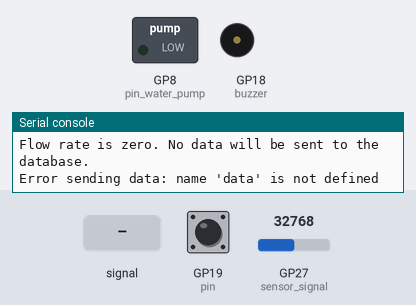
Simulated run of this program. Board: Raspberry Pi Pico running MicroPython. Parts: switched loads named in the program (green lamp = pin HIGH), buzzer (waves = sounding, pin HIGH), the last lines printed to the serial console. The test bench sets the inputs (shaded band); at power-on: GP27 (sensor_signal) = 32768, GP19 (pin) HIGH (analog values on the 0–65535 scale). WiFi joins after 1.5 s; the clock reads 2024-03-15 10:24:30 at power-on unless the program sets it; requests to the public web service named in the program get a made-up reply in its usual format after 0.4 s (London, UTC, broken clouds, 64 % humidity, 1013 hPa unless stated).

Above: at 2.7 s.
2.8 s: GP27 (sensor_signal) fed a 200 Hz sine of ±16383 counts around its level
At 7.7 s:
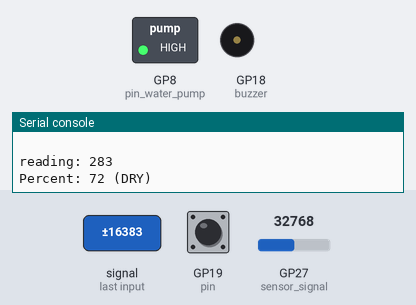
13.8 s: GP27 (sensor_signal) set to 65535
At 14.8 s:
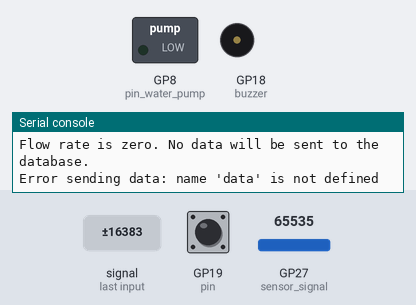
30.8 s: GP27 (sensor_signal) set to 31440
37.0 s: GP27 (sensor_signal) set to 29712
At 39.6 s:
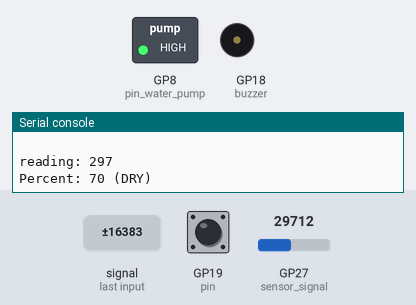
46.6 s: GP27 (sensor_signal) set to 32767
At 47.7 s:
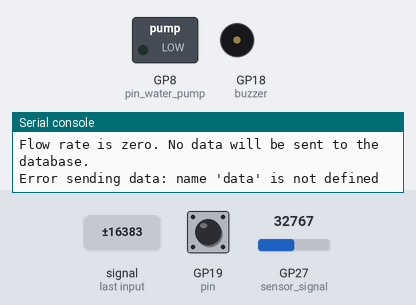
Timing chart, 0 to 49.6 s (numbered marks = the images above; inputs shaded):
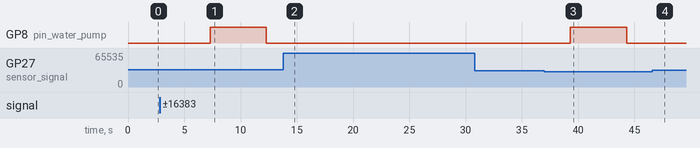

Measured:
- the behaviour switches between 30464 and 30448 on GP27 (sensor_signal) (found by bisection; images 2 and 3)
- after the input at 2.8 s, GP8 (pin_water_pump): LOW → HIGH after 4.5 s, → LOW 5.0 s later
- after the input at 13.8 s, GP8 (pin_water_pump): stays LOW (without the input it goes to HIGH after 9.3 s)
- after the input at 37.0 s, GP8 (pin_water_pump): LOW → HIGH after 2.3 s, → LOW 5.0 s later
- after the input at 46.6 s, GP8 (pin_water_pump): stays LOW (without the input it goes to HIGH after 3.1 s)

The program:

auto_watering_system.py
```python
# 11/5/2024 test
#Correct & Latest Code for Iot system
#For Auto Watering systerm only

import network  # type: ignore
import urequests # type: ignore
import time
import ujson
from machine import Pin, ADC # type: ignore

# Connect to Wi-Fi
wifi_ssid = "yanaezani"
wifi_password = "yana1012"
wifi = network.WLAN(network.STA_IF)
wifi.active(True)
wifi.connect(wifi_ssid, wifi_password)

# Wait until connected to Wi-Fi
while not wifi.isconnected():
    pass

print("Connected to Wi-Fi")

# Function to get current date and time from an external server
def get_current_time():
    try:
        response = urequests.get("http://worldtimeapi.org/api/timezone/Asia/Kuala_Lumpur")
        data = response.json()
        current_time = data["datetime"]
        return current_time
    except Exception as e:
        print("Error getting current time:", e)
        return None

# Initialize variables
reading = 0
percent = 0
date = ""

# how frequently to take readings
DELAY = 1.0
# set the analog read pin for the moisture sensor
sensor_signal = ADC(Pin(27))
# set up the buzzer
buzzer = Pin(18, Pin.OUT)
NOTE_C5 = 523
# set up the water pump pin
pin_water_pump = Pin(8, Pin.OUT)
# some variables for internal use
calibrate_count = 0
auto_calibrate = True
SENSOR_MAX = 0
SENSOR_MIN = 999

flow_frequency = 0
flow_rate = 0
last_call_time = 0
total_volume = 0

# Define constants for flow sensor
FLOW_CONVERSION_FACTOR = 7.5  # Liters per pulse

# Water billing rates (RM per cubic meter)
RATE_1 = 0.75
RATE_2 = 1.30
RATE_3 = 1.75
MIN_CHARGE = 7.50

pin = Pin(19, Pin.IN, Pin.PULL_UP)

def callback(pin):
    global flow_frequency, total_volume
    flow_frequency += 1
    total_volume += 1 / FLOW_CONVERSION_FACTOR  # Increment total volume by one pulse equivalent

pin.irq(trigger=Pin.IRQ_RISING, handler=callback)

# Server URL
url = "http://172.20.10.3/xampp/save_data.php"

# Main loop
while True:

         # Get current date and time
        date = get_current_time()

        # take a reading from the sensor and make it a little easier to read
        value = round(sensor_signal.read_u16() / 100)
        print("reading:", value)

        # crazy math to turn value into percentage
        percent = round(((value - SENSOR_MIN) / (SENSOR_MAX - SENSOR_MIN)) * 100)
        print("Percent:", percent, end=' ')

        if percent >= 70:
            color = (255, 0, 0)  # Red
            print("(DRY)")
            # Activate water pump if soil is dry
            pin_water_pump.on()
            time.sleep(5)  # Run the water pump for 5 seconds
            pin_water_pump.off()

        # change color based on percentage
        if percent >= 70:
            color = (255, 0, 0)  # Red
            print("(DRY)")
        elif percent >= 40:
            color = (0, 255, 0)  # Green
            print("(MOIST)")
        else:
            color = (0, 0, 255)  # Blue
            print("(WET)")

   # Send HTTP POST request to server
        if ((time.time() * 1000 - last_call_time) > 1000):  # If time interval is more than 1 second
            flow_rate = (flow_frequency * 60 / FLOW_CONVERSION_FACTOR) / 3600  # Flow rate in L/s
            flow_frequency = 0  # Reset Counter
            last_call_time = time.time() * 1000

        if flow_rate == 0:  # Check if flow rate is zero
            print("Flow rate is zero. No data will be sent to the database.")
        else:
            # Convert flow rate to cubic meters per second
            flow_rate_m3_per_s = flow_rate / 1000  # Convert from liters to cubic meters

            # Calculate total volume in cubic meters
            total_volume_m3 = total_volume / 1000  # Convert from liters to cubic meters

            # Calculate the water bill
            def calculate_water_bill(volume_m3):
                if volume_m3 <= 0.01:  # Volume less than or equal to 10 m³
                    return MIN_CHARGE
                elif volume_m3 <= 0.02:  # Volume between 0.01 m³ and 0.02 m³
                    return RATE_1 * volume_m3
                elif volume_m3 <= 0.035:  # Volume between 0.02 m³ and 0.035 m³
                    return RATE_1 * 0.02 + RATE_2 * (volume_m3 - 0.02)
                else:  # Volume greater than 0.035 m³
                    return RATE_1 * 0.02 + RATE_2 * 0.015 + RATE_3 * (volume_m3 - 0.035)

            bill_amount = calculate_water_bill(total_volume_m3)

            print("\n-------------------\n")
            print("Flow Rate = {:.2f} Litres/Second".format(flow_rate))
            print("Total Volume = {:.2f} Cubic Meters".format(total_volume_m3))
            print("Water Bill Amount = RM {:.2f}".format(bill_amount))
            print("\n-------------------\n")


        # Prepare data to send
            data = {
                'date': date,
                'reading': value,
                'percent': percent,
                'flow_rate': flow_rate,
                'volume': total_volume_m3,
                'amount': bill_amount
            }

     # Send HTTP POST request to server
        try:
            response = urequests.post(url, json=data)
            print(response.text)
            response.close()
        except Exception as e:
            print("Error sending data:", e)
        # wait for the required delay
        time.sleep(5)

        print("\n-------------------\n")
```
